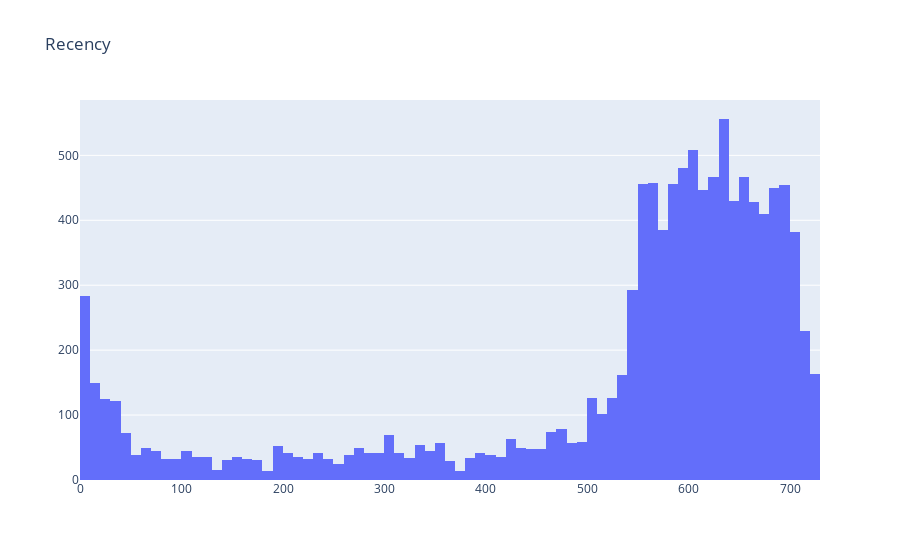

Source (notebook cell):
### Code cell
plot_data = [
    go.Histogram(
        x=tx_less_2yrs_last_purchase['Recency']
    )
]

plot_layout = go.Layout(
        title='Recency'
    )
fig = go.Figure(data=plot_data, layout=plot_layout)
pyoff.iplot(fig)

### Figure 1 — Plotly figure (JSON) as saved in the notebook; plotly's stock layout.template omitted (floating-point values rounded to 4 significant figures; data arrays with more than 128 entries replaced by an {"elided": "..."} marker saying what was removed)
{"data": [{"type": "histogram", "x": {"elided": "11055 int values"}}], "layout": {"title": {"text": "Recency"}}}
